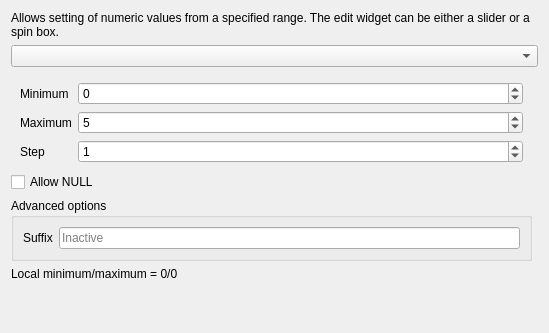
<?xml version="1.0" encoding="UTF-8"?>
<ui version="4.0">
 <class>RangeConfigDlgBase</class>
 <widget class="QWidget" name="RangeConfigDlgBase">
  <property name="geometry">
   <rect>
    <x>0</x>
    <y>0</y>
    <width>549</width>
    <height>333</height>
   </rect>
  </property>
  <property name="windowTitle">
   <string>Form</string>
  </property>
  <layout class="QGridLayout" name="gridLayout">
   <item row="0" column="0" colspan="2">
    <widget class="QLabel" name="rangeLabel">
     <property name="text">
      <string>Allows setting of numeric values from a specified range. The edit widget can be either a slider or a spin box.</string>
     </property>
     <property name="wordWrap">
      <bool>true</bool>
     </property>
    </widget>
   </item>
   <item row="4" column="0">
    <widget class="QgsCollapsibleGroupBox" name="groupBox">
     <property name="title">
      <string>Advanced options</string>
     </property>
     <layout class="QFormLayout" name="formLayout_3">
      <item row="0" column="0">
       <widget class="QLabel" name="suffixLabel">
        <property name="text">
         <string>Suffix</string>
        </property>
       </widget>
      </item>
      <item row="0" column="1">
       <widget class="QLineEdit" name="suffixLineEdit">
        <property name="placeholderText">
         <string>Inactive</string>
        </property>
       </widget>
      </item>
     </layout>
    </widget>
   </item>
   <item row="1" column="0" colspan="2">
    <widget class="QComboBox" name="rangeWidget"/>
   </item>
   <item row="6" column="0">
    <spacer name="verticalSpacer">
     <property name="orientation">
      <enum>Qt::Vertical</enum>
     </property>
     <property name="sizeHint" stdset="0">
      <size>
       <width>20</width>
       <height>40</height>
      </size>
     </property>
    </spacer>
   </item>
   <item row="5" column="0">
    <widget class="QLabel" name="valuesLabel">
     <property name="text">
      <string>Local minimum/maximum = 0/0</string>
     </property>
     <property name="wordWrap">
      <bool>true</bool>
     </property>
    </widget>
   </item>
   <item row="2" column="0">
    <widget class="QStackedWidget" name="rangeStackedWidget">
     <property name="currentIndex">
      <number>0</number>
     </property>
     <widget class="QWidget" name="intPage">
      <layout class="QFormLayout" name="formLayout">
       <property name="bottomMargin">
        <number>3</number>
       </property>
       <item row="0" column="0">
        <widget class="QLabel" name="minimumLabel">
         <property name="text">
          <string>Minimum</string>
         </property>
        </widget>
       </item>
       <item row="0" column="1">
        <widget class="QSpinBox" name="minimumSpinBox">
         <property name="minimum">
          <number>-999999999</number>
         </property>
         <property name="maximum">
          <number>999999999</number>
         </property>
        </widget>
       </item>
       <item row="1" column="0">
        <widget class="QLabel" name="maximumLabel">
         <property name="text">
          <string>Maximum</string>
         </property>
        </widget>
       </item>
       <item row="1" column="1">
        <widget class="QSpinBox" name="maximumSpinBox">
         <property name="minimum">
          <number>-999999999</number>
         </property>
         <property name="maximum">
          <number>999999999</number>
         </property>
         <property name="value">
          <number>5</number>
         </property>
        </widget>
       </item>
       <item row="2" column="0">
        <widget class="QLabel" name="stepLabel">
         <property name="text">
          <string>Step</string>
         </property>
        </widget>
       </item>
       <item row="2" column="1">
        <widget class="QSpinBox" name="stepSpinBox">
         <property name="maximum">
          <number>999999999</number>
         </property>
         <property name="value">
          <number>1</number>
         </property>
        </widget>
       </item>
      </layout>
     </widget>
     <widget class="QWidget" name="doublePage">
      <layout class="QFormLayout" name="formLayout_2">
       <property name="bottomMargin">
        <number>3</number>
       </property>
       <item row="2" column="0">
        <widget class="QLabel" name="stepLabel_2">
         <property name="text">
          <string>Step</string>
         </property>
        </widget>
       </item>
       <item row="1" column="0">
        <widget class="QLabel" name="maximumLabel_2">
         <property name="text">
          <string>Maximum</string>
         </property>
        </widget>
       </item>
       <item row="0" column="0">
        <widget class="QLabel" name="minimumLabel_2">
         <property name="text">
          <string>Minimum</string>
         </property>
        </widget>
       </item>
       <item row="0" column="1">
        <widget class="QDoubleSpinBox" name="minimumDoubleSpinBox">
         <property name="minimum">
          <double>-999999999.990000009536743</double>
         </property>
         <property name="maximum">
          <double>999999999.990000009536743</double>
         </property>
        </widget>
       </item>
       <item row="1" column="1">
        <widget class="QDoubleSpinBox" name="maximumDoubleSpinBox">
         <property name="minimum">
          <double>-999999999.990000009536743</double>
         </property>
         <property name="maximum">
          <double>999999999.990000009536743</double>
         </property>
         <property name="value">
          <double>5.000000000000000</double>
         </property>
        </widget>
       </item>
       <item row="2" column="1">
        <widget class="QDoubleSpinBox" name="stepDoubleSpinBox">
         <property name="maximum">
          <double>999999999.990000009536743</double>
         </property>
         <property name="value">
          <double>1.000000000000000</double>
         </property>
        </widget>
       </item>
      </layout>
     </widget>
    </widget>
   </item>
   <item row="3" column="0">
    <widget class="QCheckBox" name="allowNullCheckBox">
     <property name="text">
      <string>Allow NULL</string>
     </property>
    </widget>
   </item>
  </layout>
 </widget>
 <customwidgets>
  <customwidget>
   <class>QgsCollapsibleGroupBox</class>
   <extends>QGroupBox</extends>
   <header>qgscollapsiblegroupbox.h</header>
   <container>1</container>
  </customwidget>
 </customwidgets>
 <tabstops>
  <tabstop>rangeWidget</tabstop>
  <tabstop>minimumDoubleSpinBox</tabstop>
  <tabstop>maximumDoubleSpinBox</tabstop>
  <tabstop>stepDoubleSpinBox</tabstop>
  <tabstop>minimumSpinBox</tabstop>
  <tabstop>maximumSpinBox</tabstop>
  <tabstop>stepSpinBox</tabstop>
  <tabstop>allowNullCheckBox</tabstop>
  <tabstop>suffixLineEdit</tabstop>
 </tabstops>
 <resources/>
 <connections/>
</ui>
